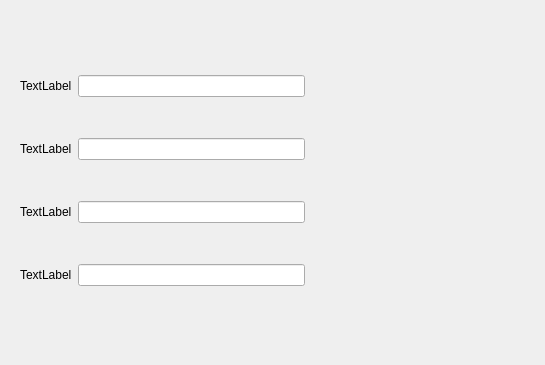
<?xml version="1.0" encoding="UTF-8"?>
<ui version="4.0">
 <class>MainWindow</class>
 <widget class="QMainWindow" name="MainWindow">
  <property name="geometry">
   <rect>
    <x>0</x>
    <y>0</y>
    <width>545</width>
    <height>365</height>
   </rect>
  </property>
  <property name="minimumSize">
   <size>
    <width>545</width>
    <height>365</height>
   </size>
  </property>
  <property name="maximumSize">
   <size>
    <width>545</width>
    <height>365</height>
   </size>
  </property>
  <property name="windowTitle">
   <string>Layout</string>
  </property>
  <widget class="QWidget" name="centralwidget">
   <widget class="QWidget" name="">
    <property name="geometry">
     <rect>
      <x>20</x>
      <y>40</y>
      <width>511</width>
      <height>281</height>
     </rect>
    </property>
    <layout class="QVBoxLayout" name="verticalLayout">
     <item>
      <layout class="QHBoxLayout" name="horizontalLayout_4">
       <item>
        <widget class="QLabel" name="label">
         <property name="text">
          <string>TextLabel</string>
         </property>
        </widget>
       </item>
       <item>
        <widget class="QLineEdit" name="lineEdit"/>
       </item>
       <item>
        <spacer name="horizontalSpacer">
         <property name="orientation">
          <enum>Qt::Horizontal</enum>
         </property>
         <property name="sizeHint" stdset="0">
          <size>
           <width>40</width>
           <height>20</height>
          </size>
         </property>
        </spacer>
       </item>
      </layout>
     </item>
     <item>
      <layout class="QHBoxLayout" name="horizontalLayout_3">
       <item>
        <widget class="QLabel" name="label_2">
         <property name="text">
          <string>TextLabel</string>
         </property>
        </widget>
       </item>
       <item>
        <widget class="QLineEdit" name="lineEdit_2"/>
       </item>
       <item>
        <spacer name="horizontalSpacer_2">
         <property name="orientation">
          <enum>Qt::Horizontal</enum>
         </property>
         <property name="sizeHint" stdset="0">
          <size>
           <width>40</width>
           <height>20</height>
          </size>
         </property>
        </spacer>
       </item>
      </layout>
     </item>
     <item>
      <layout class="QHBoxLayout" name="horizontalLayout_2">
       <item>
        <widget class="QLabel" name="label_3">
         <property name="text">
          <string>TextLabel</string>
         </property>
        </widget>
       </item>
       <item>
        <widget class="QLineEdit" name="lineEdit_3"/>
       </item>
       <item>
        <spacer name="horizontalSpacer_3">
         <property name="orientation">
          <enum>Qt::Horizontal</enum>
         </property>
         <property name="sizeHint" stdset="0">
          <size>
           <width>40</width>
           <height>20</height>
          </size>
         </property>
        </spacer>
       </item>
      </layout>
     </item>
     <item>
      <layout class="QHBoxLayout" name="horizontalLayout">
       <item>
        <widget class="QLabel" name="label_4">
         <property name="text">
          <string>TextLabel</string>
         </property>
        </widget>
       </item>
       <item>
        <widget class="QLineEdit" name="lineEdit_4"/>
       </item>
       <item>
        <spacer name="horizontalSpacer_4">
         <property name="orientation">
          <enum>Qt::Horizontal</enum>
         </property>
         <property name="sizeHint" stdset="0">
          <size>
           <width>40</width>
           <height>20</height>
          </size>
         </property>
        </spacer>
       </item>
      </layout>
     </item>
    </layout>
   </widget>
  </widget>
 </widget>
 <resources/>
 <connections/>
</ui>
